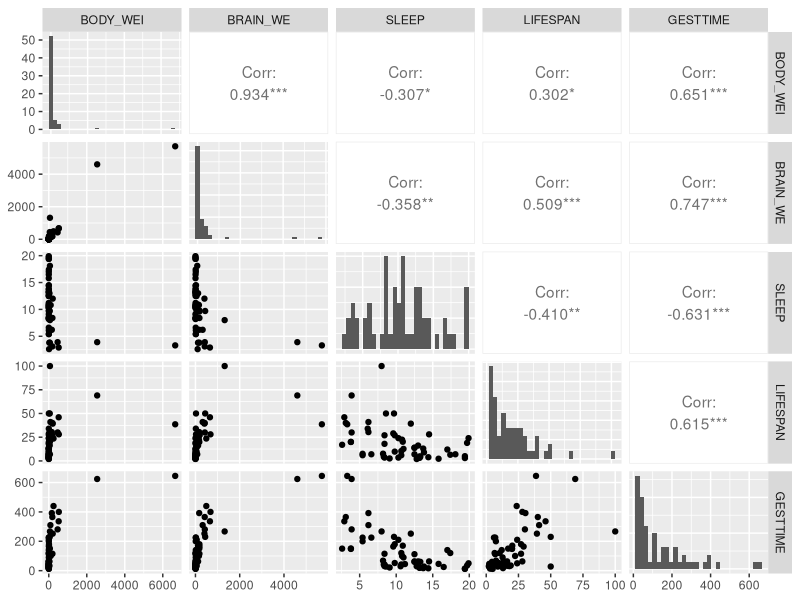
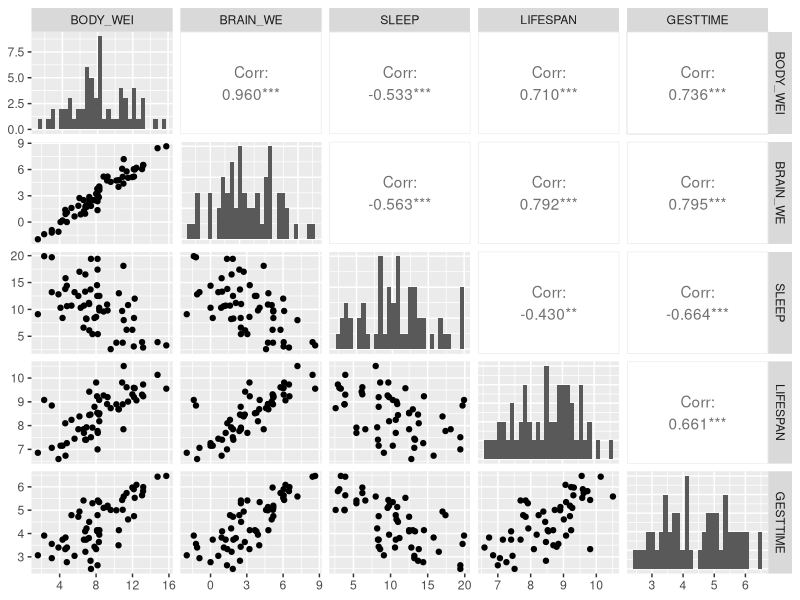
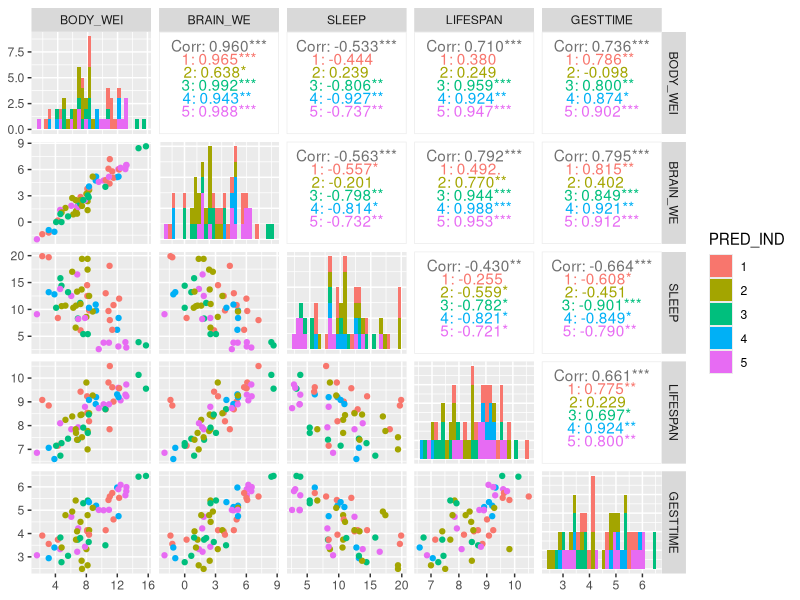
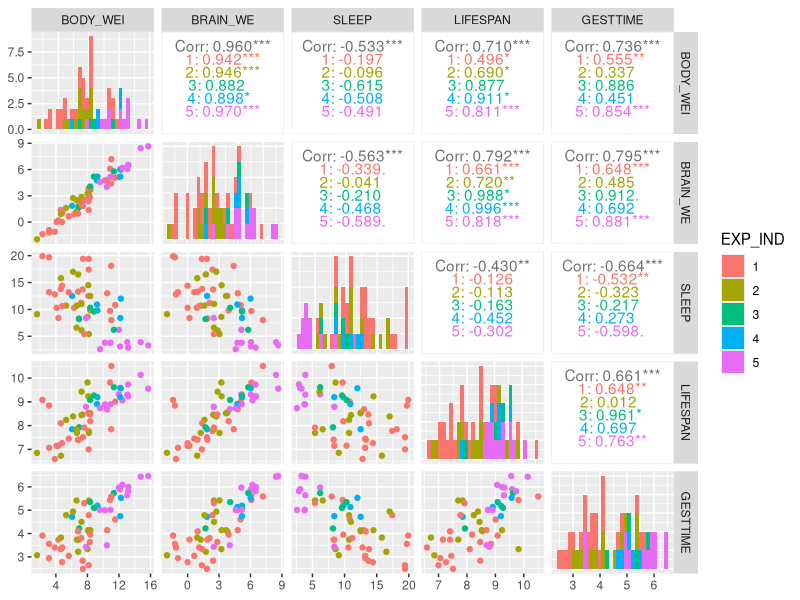
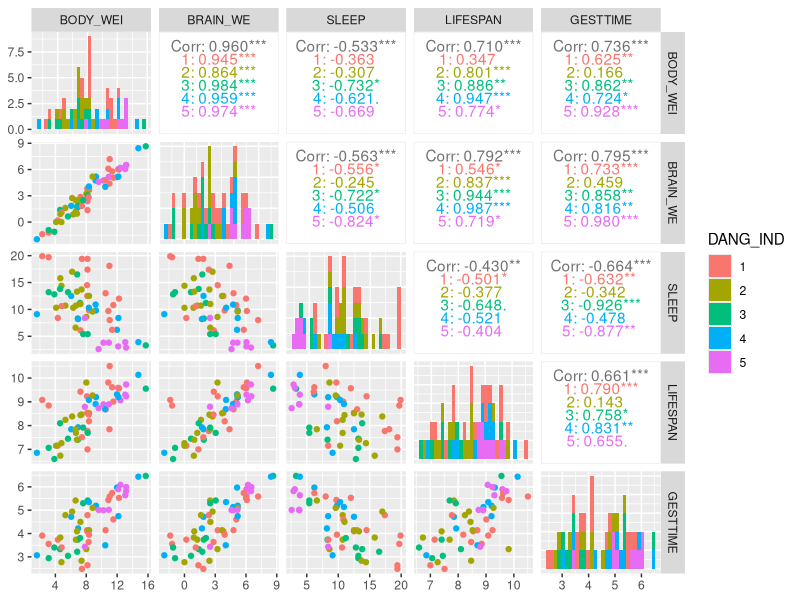
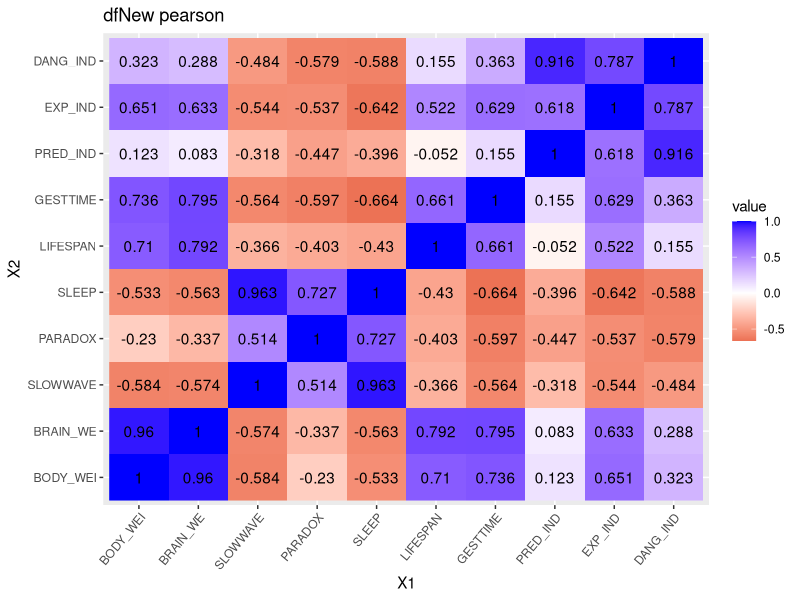
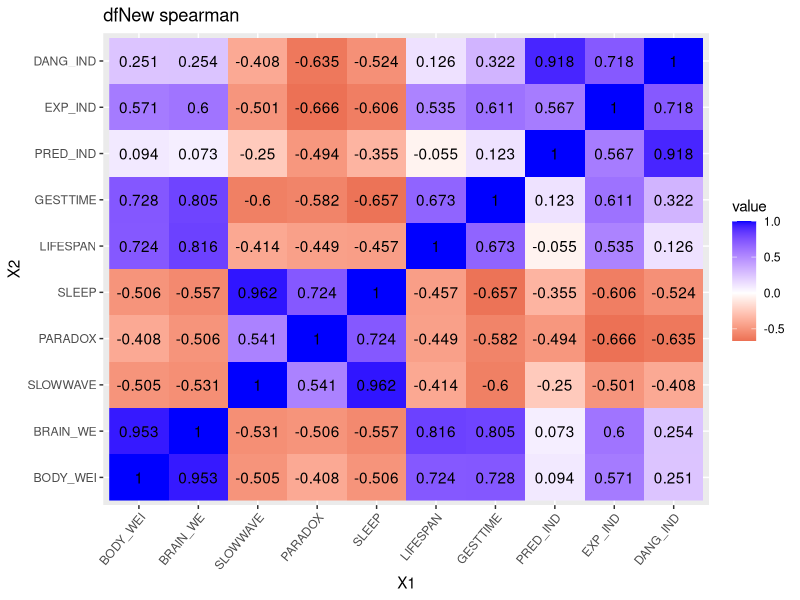

The R source for these figures, in order:
## ---- chunk 1
library(readxl)
library(dplyr)
library(tidyr)
## ---- chunk 2
df <- read_excel("Sleep/SLEEP_shortname.xls")
df[df < 0] <- NA

head(df)
length(df$NAME)
## ---- chunk 3
library(ggplot2)
library(GGally)
## ---- chunk 4
df %>% dplyr::select(-NAME) %>%
  ggpairs(diag=list(continuous = "barDiag"), 
          columns = c("BODY_WEI", "BRAIN_WE", "SLEEP", "LIFESPAN", "GESTTIME"))
## ---- chunk 5
dfNew <- df %>% mutate(PRED_IND = as.factor(PRED_IND), EXP_IND = as.factor(EXP_IND),
                   DANG_IND = as.factor(DANG_IND), 
                   BODY_WEI = log(BODY_WEI * 1000), BRAIN_WE = log(BRAIN_WE), 
                   LIFESPAN = log(LIFESPAN * 365.25), GESTTIME = log(GESTTIME))
## ---- chunk 6
dfNew %>% dplyr::select(-NAME) %>%
  ggpairs(diag=list(continuous = "barDiag"), 
          columns = c("BODY_WEI", "BRAIN_WE", "SLEEP", "LIFESPAN", "GESTTIME"))
dfNew %>% dplyr::select(-NAME) %>%
  ggpairs(diag=list(continuous = "barDiag"), aes(colour=PRED_IND), legend=1,
          columns=c("BODY_WEI", "BRAIN_WE", "SLEEP", "LIFESPAN", "GESTTIME"))
dfNew %>% dplyr::select(-NAME) %>%
  ggpairs(diag=list(continuous = "barDiag"), aes(colour=EXP_IND), legend=1,
          columns=c("BODY_WEI", "BRAIN_WE", "SLEEP", "LIFESPAN", "GESTTIME"))
dfNew %>% dplyr::select(-NAME) %>%
  ggpairs(diag=list(continuous = "barDiag"), aes(colour=DANG_IND), legend=1,
          columns=c("BODY_WEI", "BRAIN_WE", "SLEEP", "LIFESPAN", "GESTTIME"))
## ---- chunk 7
library(reshape)
## ---- chunk 8
dplyr::select(dfNew, -NAME) %>%
mutate(PRED_IND = as.numeric(PRED_IND), EXP_IND = as.numeric(EXP_IND), DANG_IND = as.numeric(DANG_IND)) %>%
cor(method = "pearson", use = "pairwise.complete.obs") %>%
melt() %>%
ggplot(aes(X1, X2)) +
  geom_raster(aes(fill = value)) +
  geom_text(aes(label = round(value, 3))) +
  scale_fill_gradient2(low=colors()[555], mid=colors()[1], high=colors()[26]) + 
  ggtitle("dfNew pearson") +
  theme(axis.text.x = element_text(angle = 50, hjust = 1))

dplyr::select(dfNew, -NAME) %>%
mutate(PRED_IND = as.numeric(PRED_IND), EXP_IND = as.numeric(EXP_IND), DANG_IND = as.numeric(DANG_IND)) %>%
cor(method = "spearman", use = "pairwise.complete.obs") %>%
melt() %>%
ggplot(aes(X1, X2)) +
  geom_raster(aes(fill = value)) +
  geom_text(aes(label = round(value, 3))) +
  scale_fill_gradient2(low=colors()[555], mid=colors()[1], high=colors()[26]) + 
  ggtitle("dfNew spearman") +
  theme(axis.text.x = element_text(angle = 50, hjust = 1))
  
